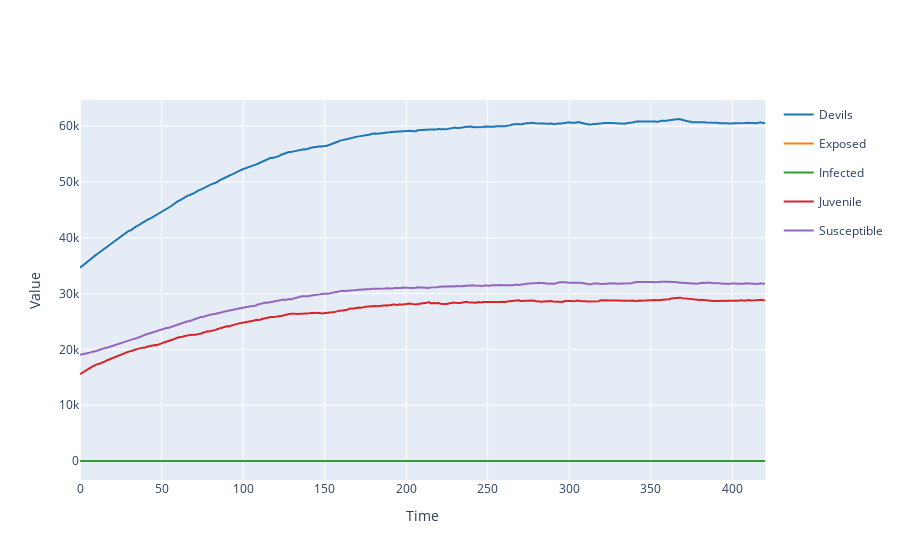

Notebook code cell kept with this figure:
### Code cell
result.plotplotly()

### Figure 1 — Plotly figure (JSON) as saved in the notebook; plotly's stock layout.template omitted (floating-point values rounded to 4 significant figures; data arrays with more than 128 entries replaced by an {"elided": "..."} marker saying what was removed)
{"data": [{"legendgroup": "Devils", "line": {"color": "#1f77b4"}, "mode": "lines", "name": "Devils", "type": "scatter", "x": {"elided": "421 int values"}, "y": {"elided": "421 int values"}}, {"legendgroup": "Exposed", "line": {"color": "#ff7f0e"}, "mode": "lines", "name": "Exposed", "type": "scatter", "x": {"elided": "421 int values"}, "y": {"elided": "421 int values"}}, {"legendgroup": "Infected", "line": {"color": "#2ca02c"}, "mode": "lines", "name": "Infected", "type": "scatter", "x": {"elided": "421 int values"}, "y": {"elided": "421 int values"}}, {"legendgroup": "Juvenile", "line": {"color": "#d62728"}, "mode": "lines", "name": "Juvenile", "type": "scatter", "x": {"elided": "421 int values"}, "y": {"elided": "421 int values"}}, {"legendgroup": "Susceptible", "line": {"color": "#9467bd"}, "mode": "lines", "name": "Susceptible", "type": "scatter", "x": {"elided": "421 int values"}, "y": {"elided": "421 int values"}}], "layout": {"showlegend": true, "title": {"text": ""}, "xaxis": {"title": {"text": "Time"}}, "yaxis": {"title": {"text": "Value"}}}}
